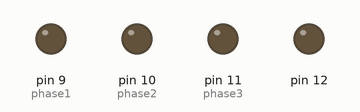
This sketch was run on a simulated Arduino Uno, built with avr-gcc and run on an emulated ATmega328P. On the bench: output pins drawn as LEDs (lit = HIGH).

Above: at 0.1 s.
At 0.6 s:
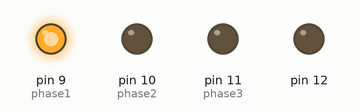
Timing chart, 0 to 2.1 s (numbered marks = the images above):
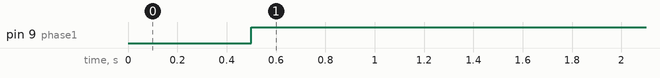

The sketch:

OutputVoltage_L298N.ino
```cpp
int phase1 = 9;
int phase2 = 10;
int phase3 = 11;
int speed = 20;
int direction = 1;
int contor =0;
// 1 = forward , 2 = backward


const int buttonPin1 = 2;
int buttonState1 = 0;


void setup() {
  pinMode(buttonPin1, INPUT);
  pinMode(phase1, OUTPUT);
  pinMode(phase2, OUTPUT);
  pinMode(phase3, OUTPUT);
  pinMode(12, OUTPUT);
  Serial.begin(9600);
}

void loop(){
 delay(500);
   digitalWrite(phase1, HIGH);
      digitalWrite(phase3, LOW);
      digitalWrite(12,LOW);
      digitalWrite(phase2, LOW);

}

void rotateMotor(){

  if(direction == 1){
    contor=contor+1;
      digitalWrite(phase1, HIGH); delay(speed);
      digitalWrite(phase3, LOW); delay(speed);
      digitalWrite(phase2, HIGH); delay(speed);
      digitalWrite(phase1, LOW); delay(speed);
      digitalWrite(phase3, HIGH); delay(speed);
      digitalWrite(phase2, LOW); delay(speed);


  }
  else{
      digitalWrite(phase2, HIGH); delay(speed);
      digitalWrite(phase3, LOW); delay(speed);
      digitalWrite(phase1, HIGH); delay(speed);
      digitalWrite(phase2, LOW); delay(speed);
      digitalWrite(phase3, HIGH); delay(speed);
      digitalWrite(phase1, LOW); delay(speed);
      }

}
```

Measured:
- by itself, pin 9 (phase1): LOW → HIGH at 0.50 s
